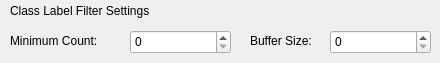
         <widget class="QWidget" name="page_18">
          <widget class="QLabel" name="label_88">
           <property name="geometry">
            <rect>
             <x>10</x>
             <y>30</y>
             <width>111</width>
             <height>21</height>
            </rect>
           </property>
           <property name="text">
            <string>Minimum Count:</string>
           </property>
          </widget>
          <widget class="QLabel" name="label_89">
           <property name="geometry">
            <rect>
             <x>10</x>
             <y>0</y>
             <width>171</width>
             <height>21</height>
            </rect>
           </property>
           <property name="text">
            <string>Class Label Filter Settings</string>
           </property>
          </widget>
          <widget class="QSpinBox" name="pipelineTool_classLabelFilterMinCountSpinBox">
           <property name="geometry">
            <rect>
             <x>130</x>
             <y>30</y>
             <width>101</width>
             <height>24</height>
            </rect>
           </property>
          </widget>
          <widget class="QLabel" name="label_90">
           <property name="geometry">
            <rect>
             <x>250</x>
             <y>30</y>
             <width>71</width>
             <height>21</height>
            </rect>
           </property>
           <property name="text">
            <string>Buffer Size:</string>
           </property>
          </widget>
          <widget class="QSpinBox" name="pipelineTool_classLabelFilterBufferSizeSpinBox">
           <property name="geometry">
            <rect>
             <x>330</x>
             <y>30</y>
             <width>101</width>
             <height>24</height>
            </rect>
           </property>
          </widget>
         </widget>
